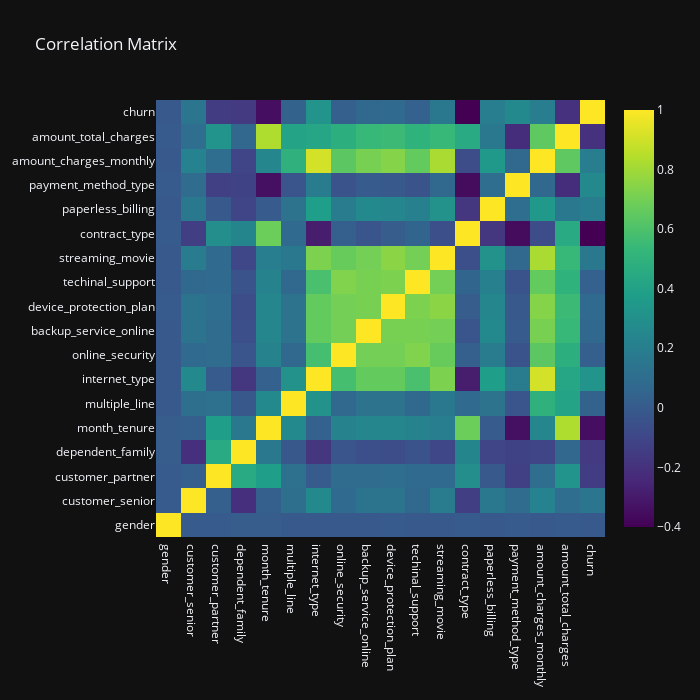

Source (notebook cell):
### Code cell
import plotly.graph_objects as go 
from plotly.subplots import make_subplots

df_mapped = df.copy()

for col in df_mapped:
    if col in mapping_dict.keys():
        df_mapped[col] = df_mapped[col].map(mapping_dict[col])
    else:
        if df_mapped[col].nunique() == 2:
            df_mapped[col] = df_mapped[col].map(mapping_dict["binary"])
        elif df_mapped[col].nunique() == 3:
            df_mapped[col] = df_mapped[col].map(mapping_dict["multiple"])

cor_matrix = df_mapped.drop(columns='id').corr().round(2)

fig = make_subplots(
    rows=1, cols=1,
    specs=[[{"type": "heatmap"}]])

fig.add_trace(go.Heatmap(z=cor_matrix.values, x=cor_matrix.columns, y=cor_matrix.columns, colorscale='Viridis'), row=1, col=1)

fig.update_layout(title='Correlation Matrix', width=700, height=700, template="plotly_dark")
fig.show()

### Figure 1 — Plotly figure (JSON) as saved in the notebook; plotly's stock layout.template omitted (floating-point values rounded to 4 significant figures; data arrays with more than 128 entries replaced by an {"elided": "..."} marker saying what was removed)
{"data": [{"colorscale": [[0, "#440154"], [0.1111, "#482878"], [0.2222, "#3e4989"], [0.3333, "#31688e"], [0.4444, "#26828e"], [0.5556, "#1f9e89"], [0.6667, "#35b779"], [0.7778, "#6ece58"], [0.8889, "#b5de2b"], [1, "#fde725"]], "type": "heatmap", "x": ["gender", "customer_senior", "customer_partner", "dependent_family", "month_tenure", "multiple_line", "internet_type", "online_security", "backup_service_online", "device_protection_plan", "techinal_support", "streaming_movie", "contract_type", "paperless_billing", "payment_method_type", "amount_charges_monthly", "amount_total_charges", "churn"], "xaxis": "x", "y": ["gender", "customer_senior", "customer_partner", "dependent_family", "month_tenure", "multiple_line", "internet_type", "online_security", "backup_service_online", "device_protection_plan", "techinal_support", "streaming_movie", "contract_type", "paperless_billing", "payment_method_type", "amount_charges_monthly", "amount_total_charges", "churn"], "yaxis": "y", "z": {"elided": "18x18 float values"}}], "layout": {"height": 700, "title": {"text": "Correlation Matrix"}, "width": 700, "xaxis": {"anchor": "y", "domain": [0, 1]}, "yaxis": {"anchor": "x", "domain": [0, 1]}}}
